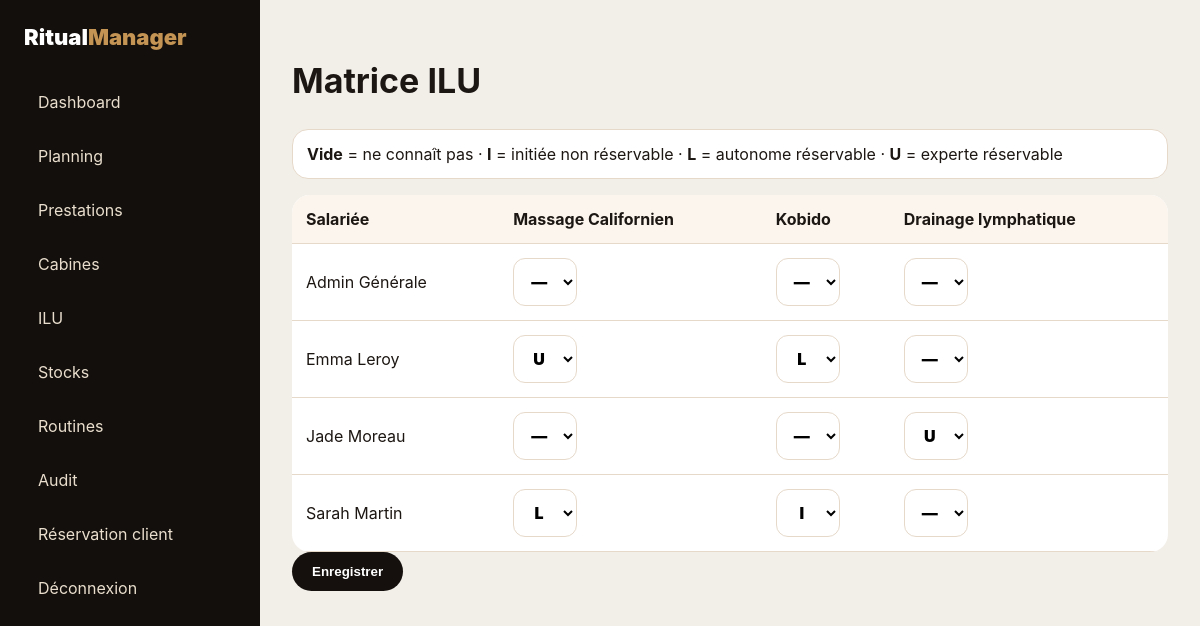
/admin/ilu/ (signed in), run on the app's committed database.
### app/models/entities.py (models this page shows, shortened)
class Treatment(db.Model):
    id = db.Column(db.Integer, primary_key=True)
    name = db.Column(db.String(160), nullable=False)
    category = db.Column(db.String(100), default='Massage')
    duration_minutes = db.Column(db.Integer, default=60)
    price = db.Column(db.Float, default=0)
    institute_id = db.Column(db.Integer, db.ForeignKey('institute.id'))
    is_active = db.Column(db.Boolean, default=True)
    institute = db.relationship('Institute')

class User(db.Model):
    id = db.Column(db.Integer, primary_key=True)
    first_name = db.Column(db.String(100), nullable=False)
    last_name = db.Column(db.String(100), nullable=False)
    username = db.Column(db.String(80), unique=True, nullable=False)
    password_hash = db.Column(db.String(255), nullable=False)
    role_id = db.Column(db.Integer, db.ForeignKey('role.id'), nullable=False)
    institute_id = db.Column(db.Integer, db.ForeignKey('institute.id'))
    is_active = db.Column(db.Boolean, default=True)
    role = db.relationship('Role')
    institute = db.relationship('Institute')
    @property
    def full_name(self):
        return f"{self.first_name} {self.last_name}"

### app/ilu/routes.py (the view, shortened to what this page needs)
@ilu_bp.route('/', methods=['GET','POST'])
@login_required
def matrix():
    users = User.query.all()
    treatments = Treatment.query.all()
    skills = {(s.user_id, s.treatment_id): s.level for s in SkillILU.query.all()}
    return render_template('ilu/matrix.html', users=users, treatments=treatments, skills=skills)

### app/utils/auth.py (called while the page is built)
def login_required(fn):
    @wraps(fn)
    def wrapper(*args, **kwargs):
        if not session.get('user_id'):
            return redirect(url_for('auth.login'))
        return fn(*args, **kwargs)
    return wrapper

### app/templates/ilu/matrix.html
{% extends 'admin/base_admin.html' %}{% block admin_content %}<h1>Matrice ILU</h1><p class="legend"><b>Vide</b> = ne connaît pas · <b>I</b> = initiée non réservable · <b>L</b> = autonome réservable · <b>U</b> = experte réservable</p><form method="post"><div class="table-wrap"><table><tr><th>Salariée</th>{% for t in treatments %}<th>{{t.name}}</th>{% endfor %}</tr>{% for u in users %}<tr><td>{{u.full_name}}</td>{% for t in treatments %}<td><select class="ilu-select" name="level_{{u.id}}_{{t.id}}"><option value="" {% if skills.get((u.id,t.id),'')=='' %}selected{% endif %}>—</option>{% for l in ['I','L','U'] %}<option value="{{l}}" {% if skills.get((u.id,t.id),'')==l %}selected{% endif %}>{{l}}</option>{% endfor %}</select></td>{% endfor %}</tr>{% endfor %}</table></div><button class="btn">Enregistrer</button></form>{% endblock %}

### app/static/css/app.css (style rules this page uses)
:root { --bg:#f5f0ea;--ink:#1d1713;--muted:#74695f;--gold:#c39453;--card:#fffaf4;--line:#e6d9ca;--dark:#15100d;--green:#d8f5df;--blue:#dcecff;--red:#ffe0e0 }
* { box-sizing:border-box }
body { margin:0;font-family:Inter,Segoe UI,Arial,sans-serif;background:var(--bg);color:var(--ink) }
.btn,button { border:0;background:var(--dark);color:#fff;border-radius:999px;padding:12px 20px;font-weight:800;cursor:pointer }
.login-card input,.inline-form input,.inline-form select,.inline-form textarea,select,input,textarea { border:1px solid var(--line);border-radius:12px;padding:12px;background:#fff;font:inherit }
.admin-body { display:grid;grid-template-columns:260px 1fr;background:#f2eee8 }
.admin-main h1 { font-size:34px }
.table-wrap { overflow:auto }
table { width:100%;border-collapse:collapse;background:#fff;border-radius:18px;overflow:hidden }
th,td { text-align:left;border-bottom:1px solid var(--line);padding:14px }
th { background:#fbf5ee }
.legend { background:#fff;padding:14px;border-radius:16px;border:1px solid var(--line) }
.ilu-select { min-width:64px;text-align:center;font-weight:900 }

### data on the page
Treatment: name "Massage Californien", id "—", id "U", id "L"
Treatment: name "Kobido", id "—", id "L", id "I"
Treatment: name "Drainage lymphatique", id "—", id "U"
User: full_name "Admin Générale"
User: full_name "Emma Leroy"
User: full_name "Jade Moreau"
User: full_name "Sarah Martin"
